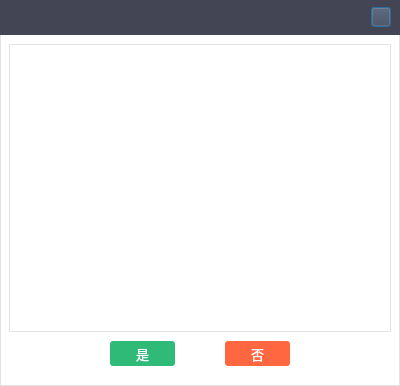
<?xml version="1.0" encoding="UTF-8"?>
<ui version="4.0">
 <class>STCloudFolderViewClass</class>
 <widget class="QDialog" name="STCloudFolderViewClass">
  <property name="geometry">
   <rect>
    <x>0</x>
    <y>0</y>
    <width>400</width>
    <height>386</height>
   </rect>
  </property>
  <property name="windowTitle">
   <string>STCloudFolderView</string>
  </property>
  <property name="styleSheet">
   <string notr="true">QDialog {background-color: #ffffff;border: 1px solid #e3e3e3;}</string>
  </property>
  <layout class="QVBoxLayout" name="verticalLayout">
   <property name="spacing">
    <number>0</number>
   </property>
   <property name="leftMargin">
    <number>0</number>
   </property>
   <property name="topMargin">
    <number>0</number>
   </property>
   <property name="rightMargin">
    <number>0</number>
   </property>
   <property name="bottomMargin">
    <number>0</number>
   </property>
   <item>
    <widget class="QWidget" name="widTitle" native="true">
     <property name="minimumSize">
      <size>
       <width>0</width>
       <height>35</height>
      </size>
     </property>
     <property name="maximumSize">
      <size>
       <width>16777215</width>
       <height>35</height>
      </size>
     </property>
     <property name="styleSheet">
      <string notr="true">background-color: #434555;</string>
     </property>
     <layout class="QHBoxLayout" name="horizontalLayout_10">
      <property name="spacing">
       <number>0</number>
      </property>
      <property name="leftMargin">
       <number>15</number>
      </property>
      <property name="topMargin">
       <number>0</number>
      </property>
      <property name="rightMargin">
       <number>0</number>
      </property>
      <property name="bottomMargin">
       <number>0</number>
      </property>
      <item>
       <widget class="QLabel" name="lblTitle">
        <property name="font">
         <font>
          <family>微软雅黑</family>
          <pointsize>10</pointsize>
         </font>
        </property>
        <property name="styleSheet">
         <string notr="true">color: rgb(255, 255, 255);</string>
        </property>
        <property name="text">
         <string/>
        </property>
       </widget>
      </item>
      <item>
       <spacer name="horizontalSpacer_5">
        <property name="orientation">
         <enum>Qt::Horizontal</enum>
        </property>
        <property name="sizeHint" stdset="0">
         <size>
          <width>448</width>
          <height>20</height>
         </size>
        </property>
       </spacer>
      </item>
      <item>
       <widget class="QWidget" name="widget_17" native="true">
        <layout class="QHBoxLayout" name="horizontalLayout_9">
         <property name="topMargin">
          <number>0</number>
         </property>
         <property name="bottomMargin">
          <number>0</number>
         </property>
         <item>
          <widget class="QPushButton" name="pbClose">
           <property name="minimumSize">
            <size>
             <width>20</width>
             <height>20</height>
            </size>
           </property>
           <property name="maximumSize">
            <size>
             <width>20</width>
             <height>20</height>
            </size>
           </property>
           <property name="styleSheet">
            <string notr="true">
QPushButton{border-image: url(:/STSample/Resources/images/close.png);}

QPushButton:hover:!pressed {
	
	background-color: #ff6741;
}</string>
           </property>
           <property name="text">
            <string/>
           </property>
          </widget>
         </item>
        </layout>
       </widget>
      </item>
     </layout>
    </widget>
   </item>
   <item>
    <widget class="QWidget" name="widget" native="true">
     <property name="styleSheet">
      <string notr="true">QWidget#widget{border-left: 1px solid #e3e3e3;
border-right: 1px solid #e3e3e3;}</string>
     </property>
     <layout class="QVBoxLayout" name="verticalLayout_2">
      <property name="topMargin">
       <number>9</number>
      </property>
      <property name="bottomMargin">
       <number>9</number>
      </property>
      <item>
       <widget class="QTreeView" name="tvFolder">
        <property name="font">
         <font>
          <family>微软雅黑</family>
          <pointsize>11</pointsize>
          <weight>50</weight>
          <italic>false</italic>
          <bold>false</bold>
         </font>
        </property>
        <property name="styleSheet">
         <string notr="true">QTreeView {
color: rgb(67, 69, 85);
border: 1px solid #e3e3e3;
font: 11pt &quot;微软雅黑&quot;;
    show-decoration-selected:0;
outline: 0px;
}

QTreeView::item{
 height:30px;
}

QTreeView::branch:has-siblings:!adjoins-item {
	border-image: url(:/STSample/Resources/images/branch2.png);
}
QTreeView::branch:has-siblings:adjoins-item {
	border-image: url(:/STSample/Resources/images/branch.png);
}

QTreeView::branch:!has-children:!has-siblings:adjoins-item {
	border-image: url(:/STSample/Resources/images/branch3.png);
}

QTreeView::branch:has-children:!has-siblings:closed,
QTreeView::branch:closed:has-children:has-siblings {
        border-image: none;
        image:  url(:/STSample/Resources/images/open.png);
}

QTreeView::branch:open:has-children:!has-siblings,
QTreeView::branch:open:has-children:has-siblings  {
        border-image: none;
        image:  url(:/STSample/Resources/images/fold.png);
}

QTreeView::item:hover {
    background: qlineargradient(x1: 0, y1: 0, x2: 0, y2: 1, stop: 0 rgb(241, 241, 241), stop: 1 rgb(241, 241, 241));
    border: 1px solid rgb(241, 241, 241);
}

QTreeView::item:selected {
    border: 1px solid rgb(241, 241, 241);
color: rgb(67, 69, 85);
font: 13pt &quot;微软雅黑&quot;;
}

QTreeView::item:selected:active{
    background: qlineargradient(x1: 0, y1: 0, x2: 0, y2: 1, stop: 0 rgb(241, 241, 241), stop: 1 rgb(241, 241, 241));
}

QTreeView::item:selected:!active {
    background: qlineargradient(x1: 0, y1: 0, x2: 0, y2: 1, stop: 0 rgb(241, 241, 241), stop: 1 rgb(241, 241, 241));
}


QScrollBar::vertical
{
    width:4px;
    background:rgb(0,0,0,0%);
    margin:0px,0px,0px,0px;
    padding-top:0px;   /*上预留位置*/
    padding-bottom:0px;    /*下预留位置*/
}

/*滚动条中滑块的样式*/
QScrollBar::handle::vertical
{
    width:4px;
    background:rgb(0,0,0,25%);
    border-radius:2px;
    min-height:20px;
}

/*鼠标触及滑块样式*/
QScrollBar::handle::vertical::hover
{
    width:5px;
    background:rgb(0,0,0,50%);
    border-radius:2px;
    min-height:20;
}

/*设置下箭头*/
QScrollBar::add-line:vertical
{
    height:0px;
    subcontrol-position:bottom;
}

/*设置上箭头*/
QScrollBar::sub-line:vertical
{
    height:0px;
    subcontrol-position:top;
}
  </string>
        </property>
        <property name="editTriggers">
         <set>QAbstractItemView::NoEditTriggers</set>
        </property>
       </widget>
      </item>
     </layout>
    </widget>
   </item>
   <item>
    <layout class="QHBoxLayout" name="hblayout">
     <property name="spacing">
      <number>50</number>
     </property>
     <property name="leftMargin">
      <number>10</number>
     </property>
     <property name="topMargin">
      <number>0</number>
     </property>
     <property name="rightMargin">
      <number>10</number>
     </property>
     <property name="bottomMargin">
      <number>20</number>
     </property>
     <item>
      <spacer name="horizontalSpacer_2">
       <property name="orientation">
        <enum>Qt::Horizontal</enum>
       </property>
       <property name="sizeHint" stdset="0">
        <size>
         <width>40</width>
         <height>20</height>
        </size>
       </property>
      </spacer>
     </item>
     <item>
      <widget class="QPushButton" name="pbOK">
       <property name="minimumSize">
        <size>
         <width>65</width>
         <height>25</height>
        </size>
       </property>
       <property name="maximumSize">
        <size>
         <width>65</width>
         <height>25</height>
        </size>
       </property>
       <property name="font">
        <font>
         <family>微软雅黑</family>
         <pointsize>10</pointsize>
        </font>
       </property>
       <property name="styleSheet">
        <string notr="true">

QPushButton {
	border-radius: 3px;
	color: rgb(255, 255, 255);
	background-color: rgb(48, 186, 120);
}
QPushButton:hover:pressed {
	background-color: rgb(48, 186, 120);
}
QPushButton:hover:!pressed {
	
	background-color: rgb(109, 206, 160);
}</string>
       </property>
       <property name="text">
        <string>是</string>
       </property>
      </widget>
     </item>
     <item>
      <widget class="QPushButton" name="pbCancel">
       <property name="minimumSize">
        <size>
         <width>65</width>
         <height>25</height>
        </size>
       </property>
       <property name="maximumSize">
        <size>
         <width>65</width>
         <height>25</height>
        </size>
       </property>
       <property name="font">
        <font>
         <family>微软雅黑</family>
         <pointsize>10</pointsize>
        </font>
       </property>
       <property name="styleSheet">
        <string notr="true">

QPushButton {
	border-radius: 3px;
	color: rgb(255, 255, 255);
	background-color: rgb(255, 103, 65);
}
QPushButton:hover:pressed {
	background-color: rgb(255, 103, 65);
}
QPushButton:hover:!pressed {
	background-color: rgb(255, 133, 103);
}</string>
       </property>
       <property name="text">
        <string>否</string>
       </property>
      </widget>
     </item>
     <item>
      <spacer name="horizontalSpacer">
       <property name="orientation">
        <enum>Qt::Horizontal</enum>
       </property>
       <property name="sizeHint" stdset="0">
        <size>
         <width>40</width>
         <height>20</height>
        </size>
       </property>
      </spacer>
     </item>
    </layout>
   </item>
  </layout>
 </widget>
 <resources>
  <include location="stsample.qrc"/>
 </resources>
 <connections/>
</ui>
